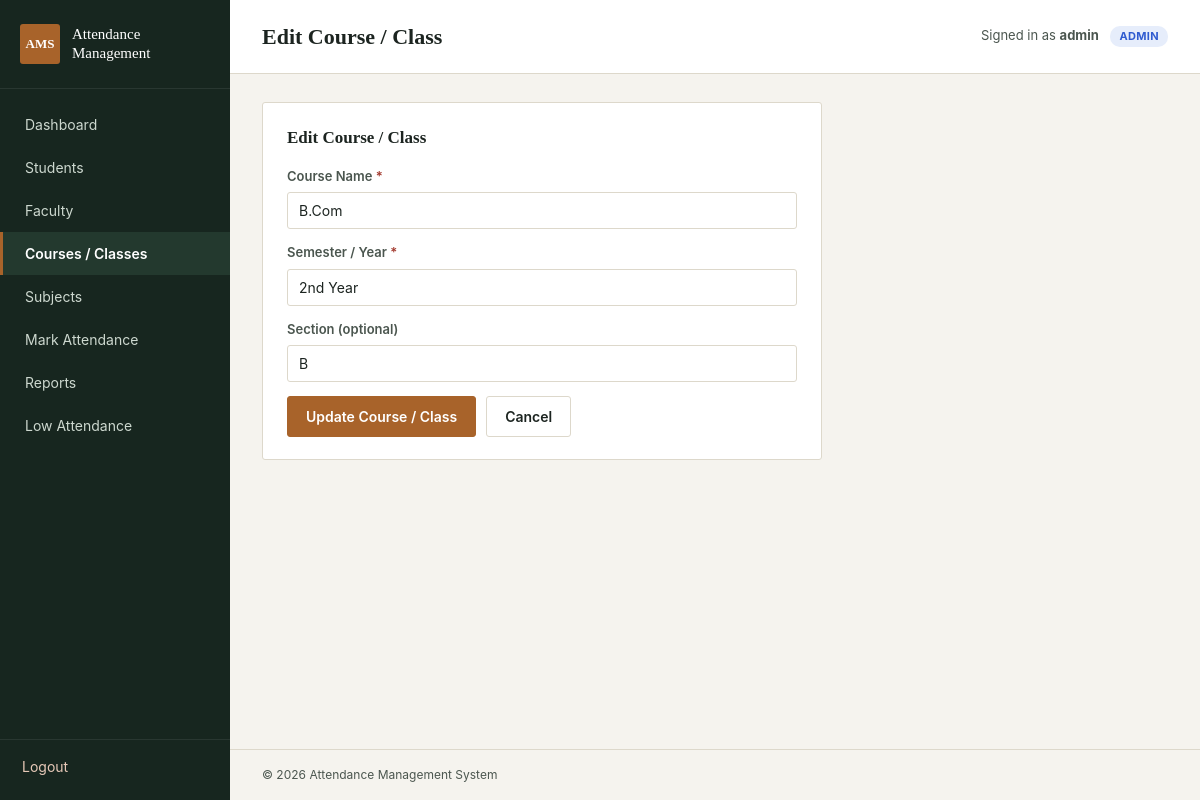
The page /courses/edit.php?id=2 (signed in) on the database its author committed.
### tables this page shows
CREATE TABLE IF NOT EXISTS courses (
    id INT AUTO_INCREMENT PRIMARY KEY,
    course_name VARCHAR(100) NOT NULL,
    semester_year VARCHAR(50) NOT NULL,
    section VARCHAR(20) DEFAULT NULL
);

### courses/edit.php (the view, shortened to what this page needs)
<?php
$root = '../';
require_once $root . 'config/db.php';
require_once $root . 'includes/auth.php';
require_once $root . 'includes/admin_only.php';
$id = (int)($_GET['id'] ?? 0);
$stmt = mysqli_prepare($conn, "SELECT * FROM courses WHERE id = ?");
mysqli_stmt_bind_param($stmt, "i", $id);
mysqli_stmt_execute($stmt);
$course = mysqli_stmt_get_result($stmt)->fetch_assoc();
$form = $course;
require_once $root . 'includes/header.php';
?>
<div class="panel" style="max-width:560px;">
    <div class="panel-header">
        <h2>Edit Course / Class</h2>
    </div>
    <form method="post" action="edit.php?id=<?php echo $id; ?>" novalidate>
        <div class="form-group">
            <label for="course_name">Course Name <span class="required">*</span></label>
            <input type="text" id="course_name" name="course_name" required value="<?php echo htmlspecialchars($form['course_name']); ?>">
        </div>
        <div class="form-group">
            <label for="semester_year">Semester / Year <span class="required">*</span></label>
            <input type="text" id="semester_year" name="semester_year" required value="<?php echo htmlspecialchars($form['semester_year']); ?>">
        </div>
        <div class="form-group">
            <label for="section">Section (optional)</label>
            <input type="text" id="section" name="section" value="<?php echo htmlspecialchars($form['section']); ?>">
        </div>
        <div class="form-actions">
            <button type="submit" class="btn">Update Course / Class</button>
            <a href="list.php" class="btn btn-secondary">Cancel</a>
        </div>
    </form>
</div>
<?php require_once $root . 'includes/footer.php'; ?>

### css/style.css (style rules this page uses)
:root { --ink: #1c2420; --ink-soft: #4b564f; --paper: #f5f3ee; --panel: #ffffff; --line: #ddd8cb; --sidebar: #17261f; --sidebar-text: #cdd8cf; --sidebar-active: #23392e; --accent: #a8632a; --accent-dark: #824c1f; --present: #2f6b46; --present-bg: #e7f1ea; --absent: #9c3b2c; --absent-bg: #f6e6e2; --radius: 3px; --font-heading: 'Iowan Old Style', 'Palatino Linotype', Palatino, Georgia, serif; --font-body: -apple-system, 'Segoe UI', Roboto, Helvetica, Arial, sans-serif; }
* { box-sizing: border-box; }
html, body { margin: 0; padding: 0; background: var(--paper); color: var(--ink); font-family: var(--font-body); font-size: 15px; line-height: 1.5; }
h1, h2, h3, h4 { font-family: var(--font-heading); font-weight: 600; color: var(--ink); margin: 0 0 0.6em 0; }
a { color: var(--accent-dark); text-decoration: none; }
.panel { background: var(--panel); border: 1px solid var(--line); border-radius: var(--radius); padding: 22px 24px; margin-bottom: 24px; }
.panel-header { display: flex; justify-content: space-between; align-items: center; margin-bottom: 16px; }
.panel-header h2 { font-size: 17px; margin: 0; }
.form-group { display: flex; flex-direction: column; gap: 6px; margin-bottom: 14px; }
.form-group label { font-size: 13px; color: var(--ink-soft); font-weight: 600; }
input[type=text], input[type=password], input[type=date], input[type=email], input[type=tel], input[type=number], select, textarea { padding: 9px 11px; border: 1px solid var(--line); border-radius: var(--radius); background: var(--panel); font-family: var(--font-body); font-size: 14px; color: var(--ink); }
.form-actions { margin-top: 6px; display: flex; gap: 10px; }
.btn { display: inline-block; padding: 9px 18px; border-radius: var(--radius); border: 1px solid var(--accent); background: var(--accent); color: #fff; font-size: 14px; font-weight: 600; cursor: pointer; font-family: var(--font-body); }
.btn-secondary { background: transparent; color: var(--ink); border-color: var(--line); }
.required { color: #a33a2f }

### courses/edit.php (style rules this page uses)
.required { color:#a33a2f }

### rows shown on the page
courses: course_name "B.Com", semester_year "2nd Year", section "B"

### other values the page prints
$page_title "Edit Course / Class"
$_SESSION['user_name'] "admin"
